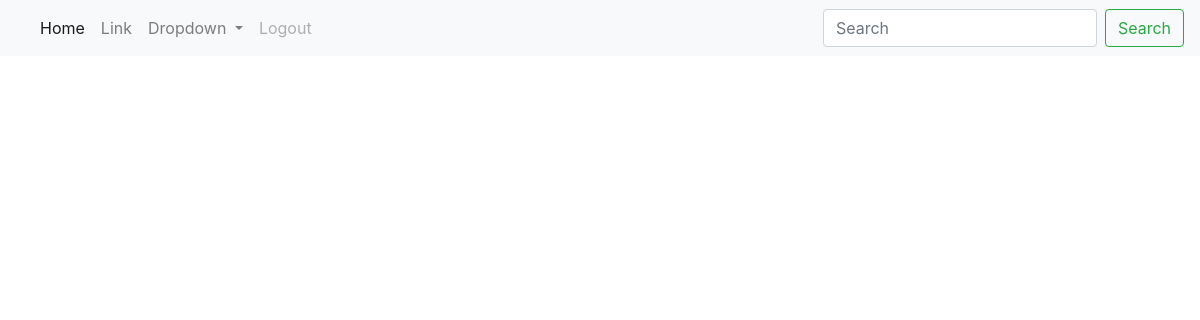
The page /content on the database as committed earlier.
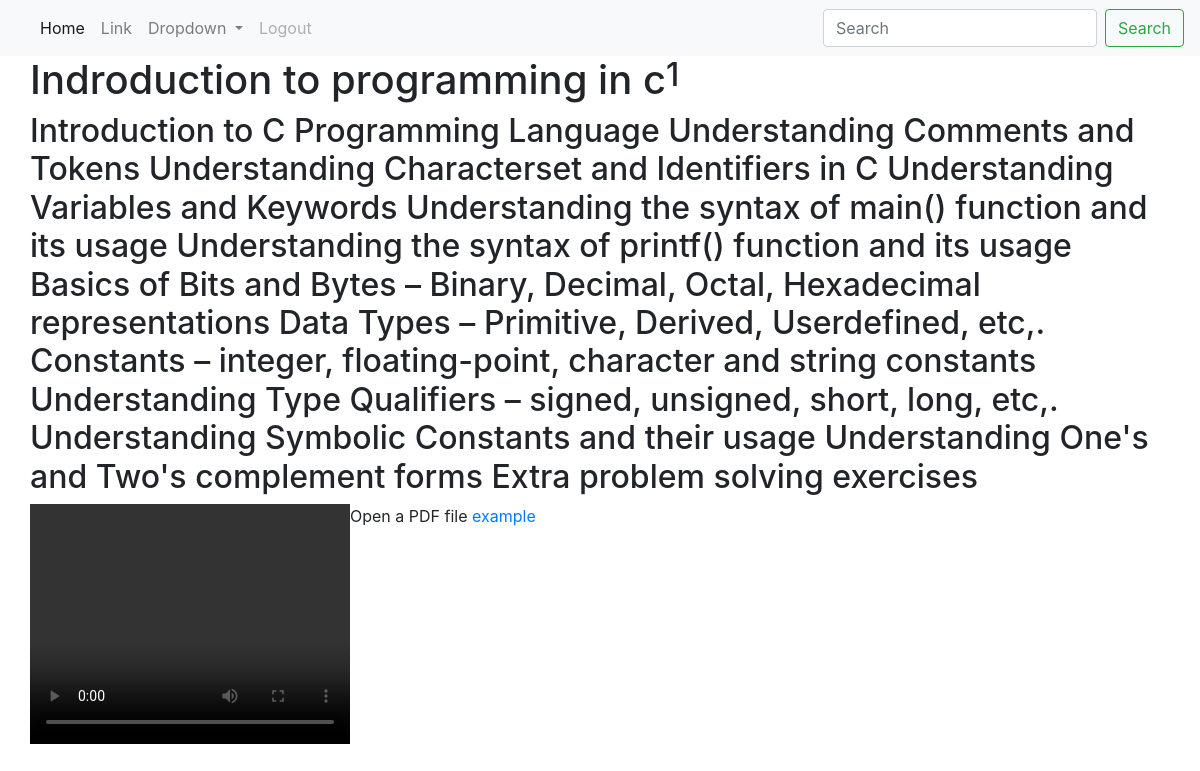
The same page on the database as committed later.
### Course/models.py (models this page shows)
class CourseContent(models.Model):
    course = models.ForeignKey(Course, on_delete=models.CASCADE)
    week_no = models.IntegerField(null = True, blank = True)
    video = models.FileField(null = True, blank = True)
    content = models.TextField(null = True, blank = True)
    pdf = models.FileField(null = True, blank = True)

class Course(models.Model):
    course_name = models.CharField(max_length=50)
    duration = models.CharField(max_length=50)
    university = models.ForeignKey(University, on_delete=models.CASCADE)
    faculty = models.ForeignKey(Faculty, on_delete=models.CASCADE)
    description = models.TextField()
    created_date = models.DateField()
    is_active = models.BooleanField(default=True)
    def __str__(self):
        return self.course_name

### user_management/views.py (the view)
# urls.py: path("content",views.CoursecontentPage.as_view(), name="content"),
class CoursecontentPage(generic.ListView):
    template_name = "coursecontent.html"
    model=CourseContent

### user_management/templates/coursecontent.html (shortened to what this page needs)
{% extends 'base.html' %}
{% block content %}
{% for c in object_list %}
   <div><h1 align="center">{{c.course}}</h1></div>
   <div> <h2>{{c.week_no}}</h2></div>
  <div> <h2>{{c.content}}</h2></div>
  <div>
    <video width="320" height="240" controls>
    <source src="{{c.video.url}}" type="video/mp4">
    </video> </div>
  <div>
    <p>Open a PDF file <a href="{{c.pdf.url}}">example</a>
  </div>
{% endfor %}
{% endblock %}

### admin_management/templates/base.html (shortened to what this page needs)
<!doctype html>
<html lang="en">
  <head>
    <link rel="stylesheet" href="https://cdn.jsdelivr.net/npm/bootstrap@4.0.0/dist/css/bootstrap.min.css">
  </head>
  <body>
    <nav class="navbar navbar-expand-lg navbar-light bg-light">
        <div class="collapse navbar-collapse" id="navbarSupportedContent">
          <ul class="navbar-nav mr-auto">
            <li class="nav-item active">
              <a class="nav-link" href="#">Home <span class="sr-only">(current)</span></a>
            </li>
            <li class="nav-item">
              <a class="nav-link" href="#">Link</a>
            </li>
            <li class="nav-item dropdown">
              <a class="nav-link dropdown-toggle" href="#" id="navbarDropdown" role="button" data-toggle="dropdown" aria-haspopup="true" aria-expanded="false">
                Dropdown
              </a>
            </li>
            <li class="nav-item">
              <a class="nav-link disabled" href="{% url 'logout' %}" >Logout</a>
            </li>
          </ul>
          <form class="form-inline my-2 my-lg-0">
            <input class="form-control mr-sm-2" type="search" placeholder="Search" aria-label="Search">
            <button class="btn btn-outline-success my-2 my-sm-0" type="submit">Search</button>
          </form>
        </div>
      </nav>
      <div class="container">
        <div class="row">
        {% block content %}
        {% endblock %}
        </div>
      </div>
  </body>
</html>

Rows that differ between the two databases and show on the page:
added CourseContent: course "Indroduction to programming in c", week_no "1", content "Introduction to C Programming Language Understanding Comments and Tokens Understanding Characterset and Identifiers in C Understanding Variables and Keywords Understanding the syntax of main() function and its usage Understanding the syntax of printf() function and its usage Basics of Bits and Bytes – Binary, Decimal, Octal, Hexadecimal representations Data Types – Primitive, Derived, Userdefined, etc,. Constants – integer, floating-point, character and string constants Understanding Type Qualifiers – signed, unsigned, short, long, etc,. Understanding Symbolic Constants and their usage Understanding One's and Two's complement forms Extra problem solving exercises"
